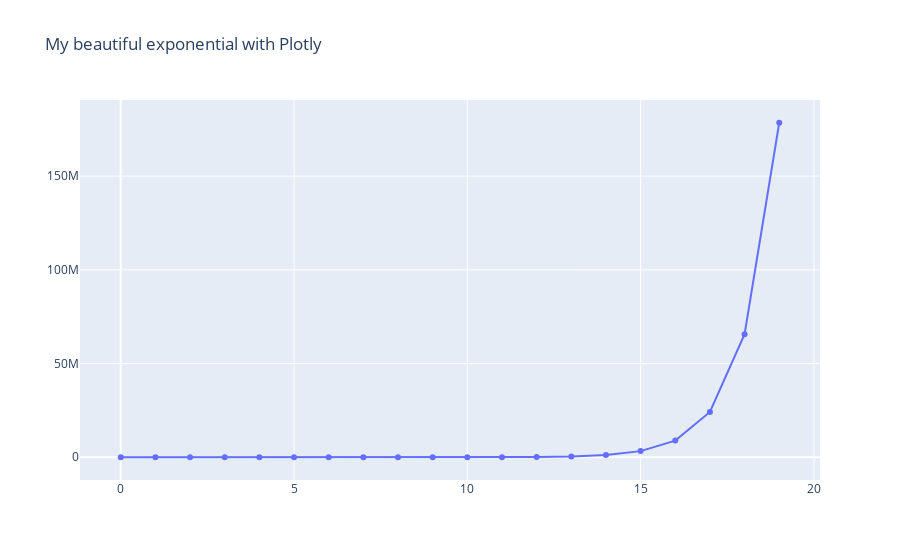

Notebook code cell kept with this figure:
### Markdown cell above
You'll see that if you make a plot with more than 19 points the lasso and box select dissapear. In addition they only work with markers present in the plot, not lines.
In figure.add_scatter you need to explicitely mention mode='markers' or mode='lines+markers'.

### Code cell
x = np.arange(20)
y = np.exp(x)

figure = go.FigureWidget()
figure.add_scatter(x=x, y=y, mode='lines+markers')
figure.layout.title = 'My beautiful exponential with Plotly'

figure.show()

### Figure 1 — Plotly figure (JSON) as saved in the notebook; plotly's stock layout.template omitted (floating-point values rounded to 4 significant figures)
{"data": [{"mode": "lines+markers", "type": "scatter", "uid": "a9be8ad1-fe5f-4d24-84c4-d06b3d69594e", "x": [0, 1, 2, 3, 4, 5, 6, 7, 8, 9, 10, 11, 12, 13, 14, 15, 16, 17, 18, 19], "y": [1, 2.718, 7.389, 20.09, 54.6, 148.4, 403.4, 1097.0, 2981.0, 8103.0, 22030.0, 59870.0, 162800.0, 442400.0, 1203000.0, 3269000.0, 8886000.0, 24150000.0, 65660000.0, 178500000.0]}], "layout": {"title": {"text": "My beautiful exponential with Plotly"}}}
